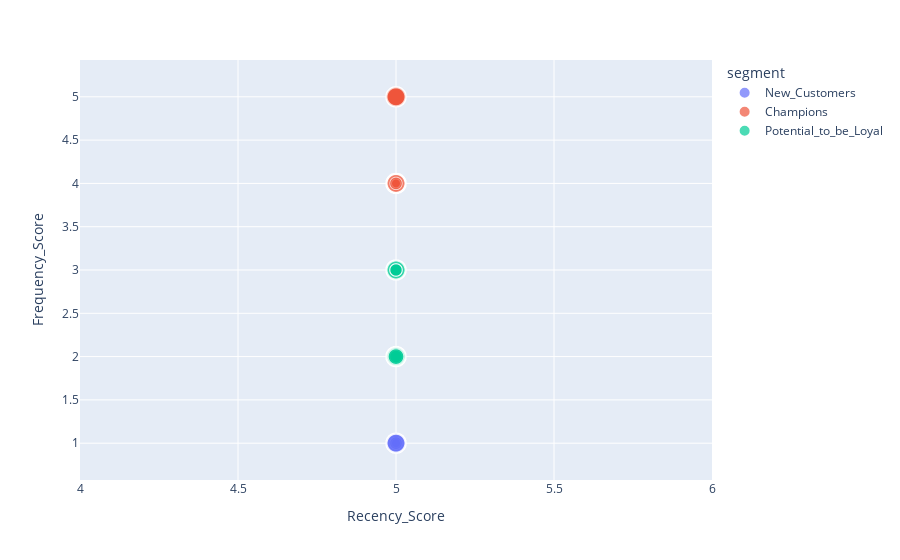

The code cell stored with this chart in its notebook:
### Code cell
import plotly.express as px
from plotly.offline import init_notebook_mode, iplot
import seaborn as sns

init_notebook_mode(connected=True)

# Now you can create your plots
fig = px.scatter(RFMv2, x="Recency_Score", y="Frequency_Score", color="segment", size='Monetary_Score', hover_data=['Monetary_Score'])
iplot(fig)

sns.pairplot(RFM, hue="segment")

### Figure 1 — Plotly figure (JSON) as saved in the notebook; plotly's stock layout.template omitted (floating-point values rounded to 4 significant figures; data arrays with more than 128 entries replaced by an {"elided": "..."} marker saying what was removed)
{"data": [{"customdata": {"elided": "320x1 int values"}, "hovertemplate": "segment=New_Customers<br>Recency_Score=%{x}<br>Frequency_Score=%{y}<br>Monetary_Score=%{customdata[0]}<extra></extra>", "legendgroup": "New_Customers", "marker": {"color": "#636efa", "size": {"elided": "320 int values"}, "sizemode": "area", "sizeref": 0.0125, "symbol": "circle"}, "mode": "markers", "name": "New_Customers", "showlegend": true, "type": "scattergl", "x": {"elided": "320 int values"}, "xaxis": "x", "y": {"elided": "320 int values"}, "yaxis": "y"}, {"customdata": {"elided": "639x1 int values"}, "hovertemplate": "segment=Champions<br>Recency_Score=%{x}<br>Frequency_Score=%{y}<br>Monetary_Score=%{customdata[0]}<extra></extra>", "legendgroup": "Champions", "marker": {"color": "#EF553B", "size": {"elided": "639 int values"}, "sizemode": "area", "sizeref": 0.0125, "symbol": "circle"}, "mode": "markers", "name": "Champions", "showlegend": true, "type": "scattergl", "x": {"elided": "639 int values"}, "xaxis": "x", "y": {"elided": "639 int values"}, "yaxis": "y"}, {"customdata": {"elided": "638x1 int values"}, "hovertemplate": "segment=Potential_to_be_Loyal<br>Recency_Score=%{x}<br>Frequency_Score=%{y}<br>Monetary_Score=%{customdata[0]}<extra></extra>", "legendgroup": "Potential_to_be_Loyal", "marker": {"color": "#00cc96", "size": {"elided": "638 int values"}, "sizemode": "area", "sizeref": 0.0125, "symbol": "circle"}, "mode": "markers", "name": "Potential_to_be_Loyal", "showlegend": true, "type": "scattergl", "x": {"elided": "638 int values"}, "xaxis": "x", "y": {"elided": "638 int values"}, "yaxis": "y"}], "layout": {"legend": {"itemsizing": "constant", "title": {"text": "segment"}, "tracegroupgap": 0}, "margin": {"t": 60}, "xaxis": {"anchor": "y", "domain": [0, 1], "title": {"text": "Recency_Score"}}, "yaxis": {"anchor": "x", "domain": [0, 1], "title": {"text": "Frequency_Score"}}}}
